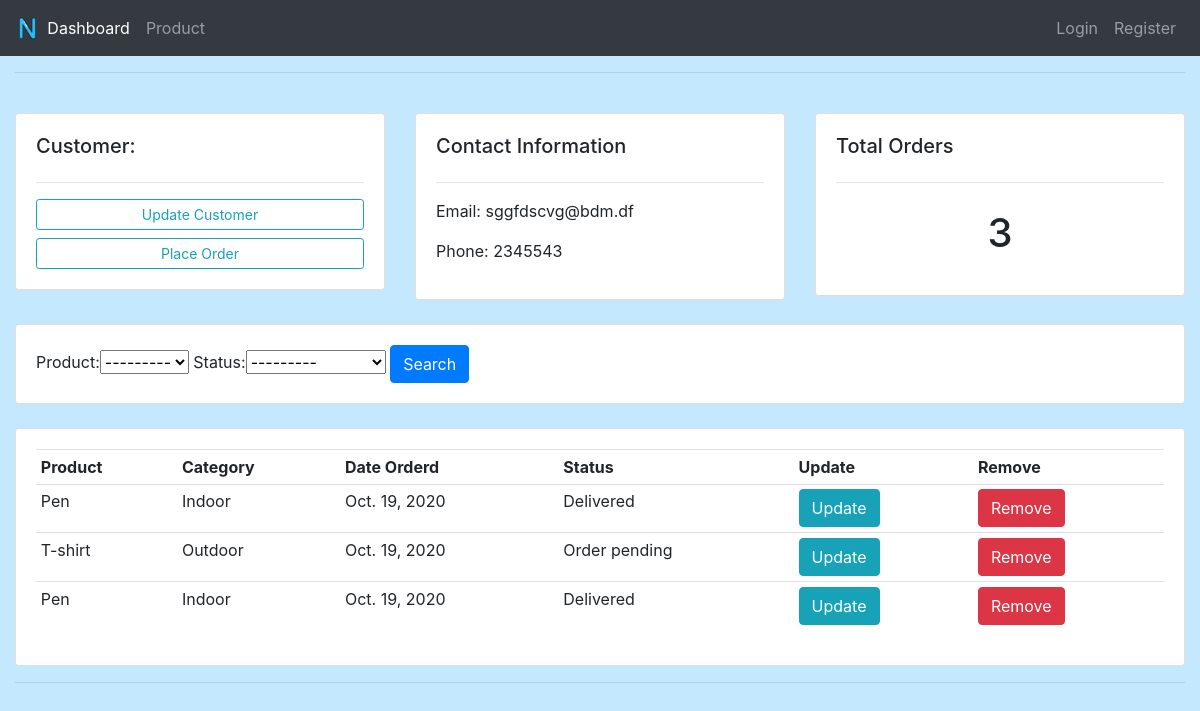
The app's page /customer/1/ with its own data.
### accounts/models.py (models this page shows, shortened)
class Customer(models.Model):
    name = models.CharField(max_length=200)
    phone = models.IntegerField()
    email = models.EmailField(max_length=200)
    date_created = models.DateField(auto_now_add=True)

class Order(models.Model):
    customer=models.ForeignKey(Customer,on_delete=models.SET_DEFAULT,default='')
    product=models.ForeignKey(Product,on_delete=models.SET_DEFAULT,default='',null=True)
    STATUS = (('Order pending', 'Order Pending'), ('Out for delivery',
                                                   'Out for delivery'), ('Delivered', 'Delivered'))
    date_created =  models.DateField(auto_now_add=True)
    status = models.CharField(max_length=200, choices=STATUS)

class Product(models.Model):
    CATEGORY = (('Indoor', 'Indoor'), ('Outdoor', 'Outdoor'))
    name = models.CharField(max_length=200,null=True)
    price = models.FloatField(max_length=10)
    category = models.CharField(max_length=200, choices=CATEGORY)
    description = models.CharField(max_length=200)
    date_created = models.DateField(auto_now_add=True)
    tag = models.ManyToManyField(Tag)
    def __str__(self):
        return self.name

### accounts/views.py (the view)
# urls.py: path('customer/<str:pk>/', views.customer, name='customer'),
def customer(request,pk):
    customer=Customer.objects.get(id=pk)
    orders = customer.order_set.all()
    total_orders = orders.count()
    myFilter=OrderFilter(request.GET,queryset=orders,)
    orders=myFilter.qs
    context = {'customer': customer , 'orders': orders
               , 'total_orders': total_orders, 'myFilter': myFilter}
    return render(request, 'accounts/customer.html',context)

### accounts/templates/accounts/customer.html
{% extends 'accounts/main.html' %}
{% block content %}
<br>
<div class="row">
    <div class="col-md">
        <div class="card card-body">
            <h5>Customer:</h5>
            <hr>
            <a class="btn btn-outline-info  btn-sm btn-block" href="">Update Customer</a>
            <a class="btn btn-outline-info  btn-sm btn-block" href="{% url 'createorder' customer.id %}">Place Order</a>
        </div>
    </div>
    <div class="col-md">
        <div class="card card-body">
            <h5>Contact Information</h5>
            <hr>
            <p>Email: {{customer.email}} </p>
            <p>Phone: {{customer.phone}}</p>
        </div>
    </div>
    <div class="col-md">
        <div class="card card-body">
            <h5>Total Orders</h5>
            <hr>
            <h1 style="text-align: center;padding: 10px">{{total_orders}}</h1>
        </div>
    </div>
</div>
<br>
<div class="row">
    <div class="col">
        <div class="card card-body">
            <form method="get">
                    {{myFilter.form}}
                <button class="btn btn-primary" type="submit">Search</button>
            </form>
        </div>
    </div>
</div>
<br>
<div class="row">
    <div class="col-md">
        <div class="card card-body">
            <table class="table table-sm">
                <tr>
                    <th>Product</th>
                    <th>Category</th>
                    <th>Date Orderd</th>
                    <th>Status</th>
                    <th>Update</th>
                    <th>Remove</th>
                </tr>
{% for order in orders %}
<tr>
<td>{{order.product}}</td>
<td>{{order.product.category}}</td>
<td>{{order.date_created}}</td>
<td>{{order.status}}</td>
<td><a href="{% url 'updateorder' order.id %}" type="button" class="btn btn-info">Update</a></td>
<td><a href="{% url 'deleteorder' order.id %}" type="button" class="btn btn-danger">Remove</a> </td>
</tr>
{% endfor %}
            </table>
        </div>
    </div>
</div>
{% endblock %}

### accounts/templates/accounts/main.html (shortened to what this page needs)
{% load static %}
<!DOCTYPE html>
<html lang="en">
<head>
    <link rel="stylesheet" href="https://cdn.jsdelivr.net/npm/bootstrap@4.5.3/dist/css/bootstrap.min.css"
>
        <link rel="stylesheet" href="{% static '/css/main.css' %}">
</head>
<body>
    {% include 'accounts/navbar.html' %}
    <div class="container-fluid">
    <hr>
    {% block content %}{% endblock %}
    <hr>
        </div>
</body>
</html>

### accounts/templates/accounts/navbar.html (shortened to what this page needs)
{% load static %}
<nav class="navbar navbar-expand-lg navbar-dark bg-dark">
    <img src="{% static 'images/n.png' %}" id='img1'>
    <div class="collapse navbar-collapse" id="navbarNav">
        <ul class="navbar-nav">
            <li class="nav-item active">
                <a class="nav-link" href="#">Dashboard</a>
            </li>
            <li class="nav-item">
                 <a class="nav-link" href="{% url 'product' %}">Product</a>
            </li>
        </ul>
        <ul class="navbar-nav ml-auto">
            <li class="nav-item">
                <a class="nav-link" href="{% url 'login' %}">Login</a>
            </li>
            <li class="nav-item">
                <a class="nav-link" href="{% url 'register' %}">Register</a>
            </li>
        </ul>
    </div>
</nav>

### static/css/main.css (style rules this page uses)
#img1 { width: 2%; height: 2%; }
body { background-color: rgb(196, 233, 255); }

### records on screen
Customer: email "sggfdscvg@bdm.df", phone "2345543"
Order: product "Pen", product.category "Indoor", date_created "Oct. 19, 2020", status "Delivered"
Order: product "T-shirt", product.category "Outdoor", date_created "Oct. 19, 2020", status "Order pending"
Order: product "Pen", product.category "Indoor", date_created "Oct. 19, 2020", status "Delivered"

### other values on screen
{{ total_orders }} "3"
